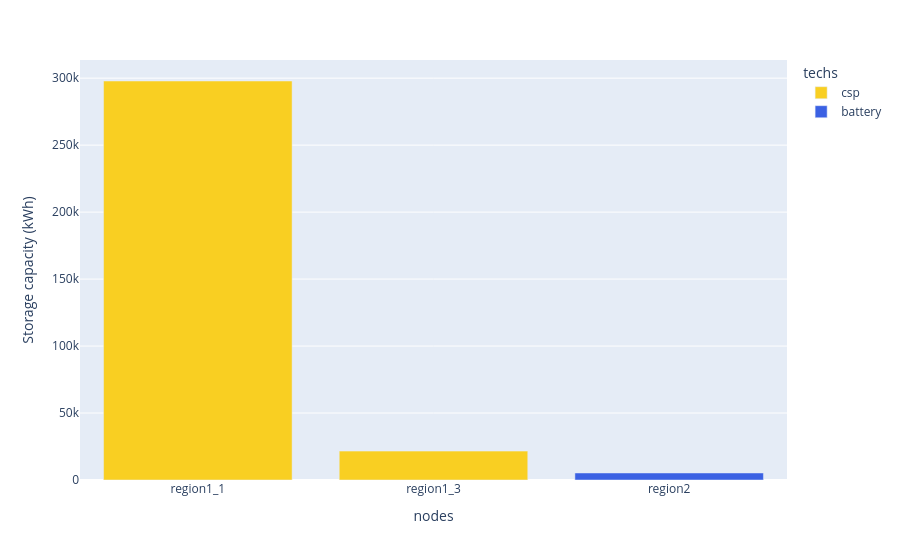

Source (notebook cell):
### Code cell
df_storage_cap = (
    model.results.storage_cap.to_series()
    .where(lambda x: x != 0)
    .dropna()
    .to_frame("Storage capacity (kWh)")
    .reset_index()
)

print(df_capacity.head())

fig = px.bar(
    df_storage_cap,
    x="nodes",
    y="Storage capacity (kWh)",
    color="techs",
    color_discrete_map=colors,
)
fig.show()

### Figure 1 — Plotly figure (JSON) as saved in the notebook; plotly's stock layout.template omitted (floating-point values rounded to 4 significant figures)
{"data": [{"hovertemplate": "techs=csp<br>nodes=%{x}<br>Storage capacity (kWh)=%{y}<extra></extra>", "legendgroup": "csp", "marker": {"color": "#F9CF22", "pattern": {"shape": ""}}, "name": "csp", "orientation": "v", "showlegend": true, "textposition": "auto", "type": "bar", "x": ["region1_1", "region1_3"], "xaxis": "x", "y": [297900.0, 21570.0], "yaxis": "y"}, {"hovertemplate": "techs=battery<br>nodes=%{x}<br>Storage capacity (kWh)=%{y}<extra></extra>", "legendgroup": "battery", "marker": {"color": "#3B61E3", "pattern": {"shape": ""}}, "name": "battery", "orientation": "v", "showlegend": true, "textposition": "auto", "type": "bar", "x": ["region2"], "xaxis": "x", "y": [5239.0], "yaxis": "y"}], "layout": {"barmode": "relative", "legend": {"title": {"text": "techs"}, "tracegroupgap": 0}, "margin": {"t": 60}, "xaxis": {"anchor": "y", "domain": [0, 1], "title": {"text": "nodes"}}, "yaxis": {"anchor": "x", "domain": [0, 1], "title": {"text": "Storage capacity (kWh)"}}}}
